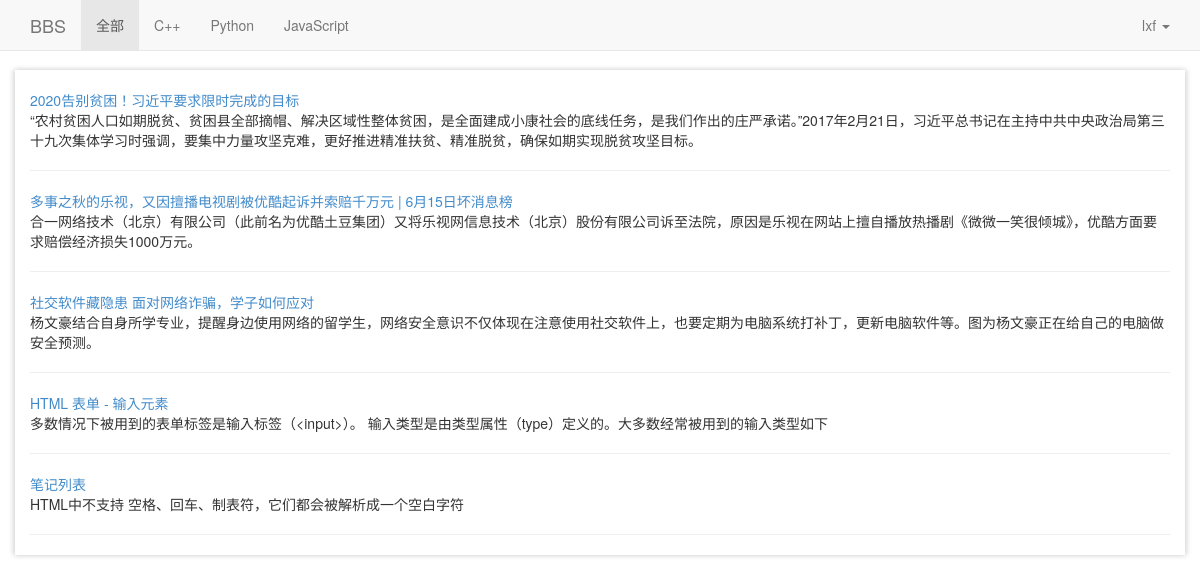
The page /bbs/ (signed in) on the database its author committed.
### bbs/models.py (models this page shows, shortened)
@python_2_unicode_compatible
class Category(models.Model):
    name = models.CharField(max_length=32, unique=True)
    administrator = models.ForeignKey('BBSUser')

@python_2_unicode_compatible
class BBS(models.Model):
    title = models.CharField(max_length=64)
    summary = models.CharField(max_length=256, blank=True)
    content = models.TextField()
    category = models.ForeignKey('Category')
    author = models.ForeignKey('BBSUser')
    view_count = models.IntegerField()
    ranking = models.IntegerField()
    created_at = models.DateTimeField(auto_now_add=True)
    updated_at = models.DateTimeField(auto_now_add=True)

### bbs/views.py (the view)
# urls.py: url(r'^bbs/$', bbs_view.index, name='index'),
def index(request):
    bbs_list = BBS.objects.all()
    bbs_categories = Category.objects.all()
    return render_to_response('bbs/index.html', {'bbs_list': bbs_list, 'user': request.user, 'bbs_category': bbs_categories, 'cata_id': 0})

### bbs/templates/bbs/index.html (shortened to what this page needs)
<!DOCTYPE html>
<html lang="en">
<head><meta http-equiv="Content-Type" content="text/html; charset=UTF-8">
    <link href="/static/css/bootstrap.min.css" rel="stylesheet">
    <link href="/static/css/navbar-fixed-top.css" rel="stylesheet">
    <link href="/static/css/customize.css" rel="stylesheet">
</head>
<body>
    <nav class="navbar navbar-default navbar-fixed-top" role="navigation">
      <div class="container ">
        <div class="navbar-header">
          <a class="navbar-brand" href="/bbs/">BBS</a>
        </div>
        <div id="navbar" class="navbar-collapse collapse">
          <ul class="nav navbar-nav">
            {% ifequal cata_id 0 %}
                <li class="active"><a href="/bbs/">全部</a></li>
            {%else%}
                <li class=""><a href="/bbs/">全部</a></li>
            {%endifequal%}
            {% for category in bbs_category %}
                {% ifequal category.id cata_id %}
                    <li class="active"><a href="/bbs/category/{{category.id}}/">{{category.name}}</a></li>
                {%else%}
                     <li class=""><a href="/bbs/category/{{category.id}}/">{{category.name}}</a></li>
                {%endifequal%}
            {%endfor %}
          </ul>
          <ul class="nav navbar-nav navbar-right">
            <li class="dropdown">
              <a href="#" class="dropdown-toggle  pull-right" data-toggle="dropdown">
              {% if user.is_authenticated%}
                {{user.username}}
              {%else%}
                登陆
               {%endif%}
               <span class="caret "></span></a>
            </li>
          </ul>
        </div>
      </div>
    </nav>
    <div class="container  center-container-hx ">
    {% block page-content %}
      <div class="contents">
          {% for bbs in bbs_list  %}
            <a href="/bbs/detail/{{bbs.id}}/" >{{ bbs.title}}</a>
            <br>
            {{bbs.summary}}
            <hr>
          {%endfor%}
      </div>
    {% endblock %}
    </div>
</body>
</html>

### bbs/static/bbs/css/navbar-fixed-top.css (style rules this page uses)
body { min-height: 2000px; padding-top: 70px; }

### bbs/static/bbs/css/customize.css (style rules this page uses)
.center-container-hx,.footer { box-shadow: 2px 0 5px rgba(214, 214, 215, 0.9), -2px 0 5px rgba(214, 214, 215, 0.9); }
.contents { margin-top:20px; }
* { word-wrap:break-word; }

### rows shown on the page
Category: name "C++"
Category: name "Python"
Category: name "JavaScript"
BBS: title "2020告别贫困！习近平要求限时完成的目标", summary "“农村贫困人口如期脱贫、贫困县全部摘帽、解决区域性整体贫困，是全面建成小康社会的底线任务，是我们作出的庄严承诺。”2017年2月21日，习近平总书记在主持中共中央政治局第三十九次集体学习时强调，要集中力量攻坚克难，更好推进精准扶贫、精准脱贫，确保如期实现脱贫攻坚目标。"
BBS: title "多事之秋的乐视，又因擅播电视剧被优酷起诉并索赔千万元 | 6月15日坏消息榜", summary "合一网络技术（北京）有限公司（此前名为优酷土豆集团）又将乐视网信息技术（北京）股份有限公司诉至法院，原因是乐视在网站上擅自播放热播剧《微微一笑很倾城》，优酷方面要求赔偿经济损失1000万元。"
BBS: title "社交软件藏隐患 面对网络诈骗，学子如何应对", summary "杨文豪结合自身所学专业，提醒身边使用网络的留学生，网络安全意识不仅体现在注意使用社交软件上，也要定期为电脑系统打补丁，更新电脑软件等。图为杨文豪正在给自己的电脑做安全预测。"
BBS: title "HTML 表单 - 输入元素", summary "多数情况下被用到的表单标签是输入标签（<input>）。 输入类型是由类型属性（type）定义的。大多数经常被用到的输入类型如下"
BBS: title "笔记列表", summary "HTML中不支持 空格、回车、制表符，它们都会被解析成一个空白字符"

### other values the page prints
{{ user.username }} "lxf"
